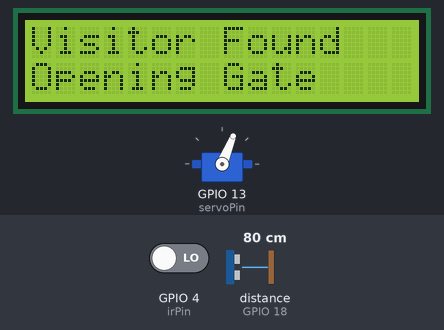
A sketch run on a simulated ESP32. Parts: 16×2 character LCD, servo. Wiring (inferred from the names in the program): ultrasonic range finder: trigger GPIO 5; echo GPIO 18. The test bench sets the inputs (shaded band); at power-on: distance to the obstacle (sensor on GPIO 18) 80 cm, GPIO 4 (irPin) LOW. The echo pulse lasts 58.3 µs per cm.

Above: at 3.2 s.
3.3 s: distance to the obstacle (sensor on GPIO 18) set to 2 cm
At 4.7 s:
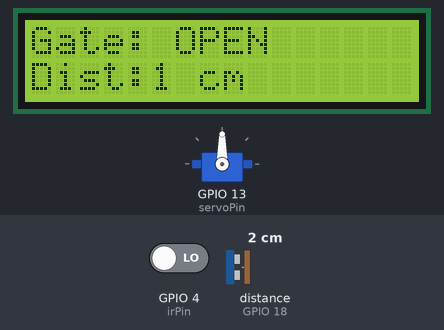
5.7 s: distance to the obstacle (sensor on GPIO 18) set to 60 cm
At 6.9 s:
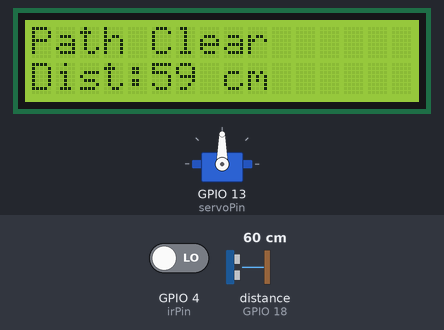
7.3 s: distance to the obstacle (sensor on GPIO 18) set to 46 cm
At 8.7 s:
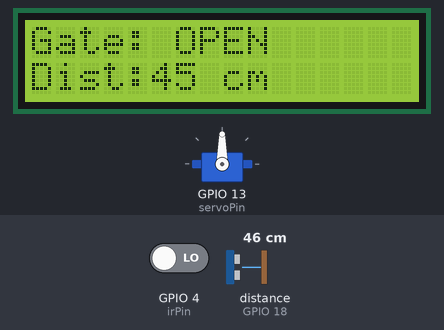
Timing chart, 0 to 10.3 s (numbered marks = the images above; inputs shaded):
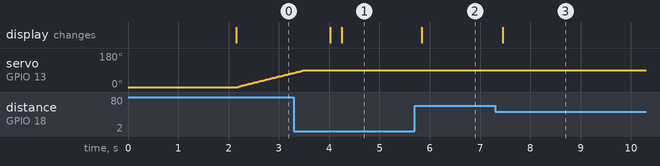

Measured:
- the behaviour switches between 52 and 51 cm on distance to the obstacle (sensor on GPIO 18) (found by bisection; images 2 and 3)
- after the input at 3.3 s, the display: first differs from a run without the input after 0.95 s (image 1)
- after the input at 5.7 s, the display: changes after 0.14 s (image 2)
- after the input at 7.3 s, servo on GPIO 13 (servoPin): stops changing and stays 90°; the display: changes after 0.15 s (image 3)

The sketch:

Esp32_Smart_Gate.ino
```cpp
#include <Wire.h>
#include <LiquidCrystal_I2C.h>
#include <ESP32Servo.h>

LiquidCrystal_I2C lcd(0x27, 16, 2);
Servo gateServo;

// Pin Definitions
const int trigPin = 5;
const int echoPin = 18;
const int irPin = 4;
const int servoPin = 13;

// Distance Thresholds (cm)
const int openDistance = 50;
const int closeDistance = 70;

// Servo Angles
const int closedAngle = 0;
const int openAngle = 90;

bool gateOpen = false;
unsigned long clearStartTime = 0;

// -------------------- HC-SR04 --------------------

long getDistance() {
  digitalWrite(trigPin, LOW);
  delayMicroseconds(2);

  digitalWrite(trigPin, HIGH);
  delayMicroseconds(10);
  digitalWrite(trigPin, LOW);

  long duration = pulseIn(echoPin, HIGH, 30000);

  if (duration == 0) {
    return 999;
  }

  return duration * 0.034 / 2;
}

// -------------------- Servo Animation --------------------

void openGate() {
  for (int pos = closedAngle; pos <= openAngle; pos++) {
    gateServo.write(pos);
    delay(15);
  }
}

void closeGate() {
  for (int pos = openAngle; pos >= closedAngle; pos--) {
    gateServo.write(pos);
    delay(15);
  }
}

// -------------------- Setup --------------------

void setup() {

  Serial.begin(115200);

  pinMode(trigPin, OUTPUT);
  pinMode(echoPin, INPUT);
  pinMode(irPin, INPUT);

  lcd.init();
  lcd.backlight();

  gateServo.attach(servoPin);
  gateServo.write(closedAngle);

  // Boot Screen
  lcd.clear();
  lcd.setCursor(0, 0);
  lcd.print("Hello Cutie!");
  lcd.setCursor(0, 1);
  lcd.print("initializing");

  delay(2000);

  lcd.clear();
}

// -------------------- Main Loop --------------------

void loop() {

  long distance = getDistance();

  // Most Flying Fish IR sensors output LOW when object detected
  bool visitorDetected = (digitalRead(irPin) == LOW);

  // ---------------- CLOSED STATE ----------------

  if (!gateOpen) {

    lcd.setCursor(0, 0);
    lcd.print("Gate: CLOSED   ");

    lcd.setCursor(0, 1);
    lcd.print("Dist:");
    lcd.print(distance);
    lcd.print(" cm   ");

    if (visitorDetected || distance <= openDistance) {

      lcd.clear();
      lcd.setCursor(0, 0);
      lcd.print("Visitor Found");

      lcd.setCursor(0, 1);
      lcd.print("Opening Gate");

      openGate();

      gateOpen = true;
      clearStartTime = 0;

      delay(500);
      lcd.clear();
    }
  }

  // ---------------- OPEN STATE ----------------

  else {

    if (distance <= openDistance) {

      lcd.setCursor(0, 0);
      lcd.print("Gate: OPEN     ");

      lcd.setCursor(0, 1);
      lcd.print("Dist:");
      lcd.print(distance);
      lcd.print(" cm   ");

      clearStartTime = 0;
    }

    else {

      lcd.setCursor(0, 0);
      lcd.print("Path Clear     ");

      lcd.setCursor(0, 1);
      lcd.print("Dist:");
      lcd.print(distance);
      lcd.print(" cm   ");

      if (clearStartTime == 0) {
        clearStartTime = millis();
      }

      if (millis() - clearStartTime >= 3000) {

        lcd.clear();

        lcd.setCursor(0, 0);
        lcd.print("Gate:CLOSING");

        lcd.setCursor(0, 1);
        lcd.print("Please Wait");

        closeGate();

        gateOpen = false;
        clearStartTime = 0;

        delay(500);
        lcd.clear();
      }
    }
  }

  delay(200);
}
```
